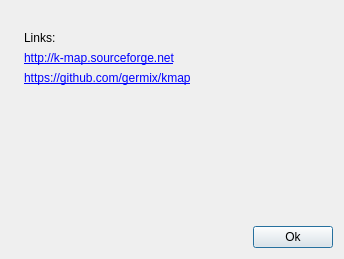
<?xml version="1.0" encoding="UTF-8"?>
<ui version="4.0">
 <class>AboutDialog</class>
 <widget class="QDialog" name="AboutDialog">
  <property name="geometry">
   <rect>
    <x>0</x>
    <y>0</y>
    <width>344</width>
    <height>259</height>
   </rect>
  </property>
  <property name="sizePolicy">
   <sizepolicy hsizetype="Fixed" vsizetype="Fixed">
    <horstretch>0</horstretch>
    <verstretch>0</verstretch>
   </sizepolicy>
  </property>
  <property name="windowTitle">
   <string>About</string>
  </property>
  <property name="whatsThis">
   <string notr="true"/>
  </property>
  <layout class="QGridLayout" name="gridLayout">
   <item row="7" column="0" colspan="2">
    <spacer name="horizontalSpacer">
     <property name="orientation">
      <enum>Qt::Horizontal</enum>
     </property>
     <property name="sizeHint" stdset="0">
      <size>
       <width>40</width>
       <height>20</height>
      </size>
     </property>
    </spacer>
   </item>
   <item row="6" column="0" colspan="3">
    <spacer name="verticalSpacer">
     <property name="orientation">
      <enum>Qt::Vertical</enum>
     </property>
     <property name="sizeHint" stdset="0">
      <size>
       <width>20</width>
       <height>40</height>
      </size>
     </property>
    </spacer>
   </item>
   <item row="0" column="1" colspan="2">
    <widget class="QLabel" name="label">
     <property name="text">
      <string/>
     </property>
    </widget>
   </item>
   <item row="7" column="2">
    <widget class="QPushButton" name="pushbutton_ok">
     <property name="sizePolicy">
      <sizepolicy hsizetype="Fixed" vsizetype="Fixed">
       <horstretch>0</horstretch>
       <verstretch>0</verstretch>
      </sizepolicy>
     </property>
     <property name="text">
      <string>Ok</string>
     </property>
    </widget>
   </item>
   <item row="0" column="0">
    <widget class="QLabel" name="label_image">
     <property name="sizePolicy">
      <sizepolicy hsizetype="Fixed" vsizetype="Fixed">
       <horstretch>0</horstretch>
       <verstretch>0</verstretch>
      </sizepolicy>
     </property>
     <property name="text">
      <string/>
     </property>
     <property name="pixmap">
      <pixmap resource="../res/resource.qrc">:/MainImage.png</pixmap>
     </property>
    </widget>
   </item>
   <item row="1" column="1">
    <widget class="QLabel" name="lblLinks">
     <property name="text">
      <string>Links:</string>
     </property>
    </widget>
   </item>
   <item row="3" column="1" colspan="2">
    <widget class="QLabel" name="lblLink2">
     <property name="text">
      <string>&lt;a href=&quot;https://github.com/germix/kmap&quot;&gt;https://github.com/germix/kmap&lt;/a&gt;</string>
     </property>
    </widget>
   </item>
   <item row="2" column="1" colspan="2">
    <widget class="QLabel" name="lblLink1">
     <property name="text">
      <string>&lt;a href=&quot;http://k-map.sourceforge.net&quot;&gt;http://k-map.sourceforge.net&lt;/a&gt;</string>
     </property>
    </widget>
   </item>
  </layout>
 </widget>
 <resources>
  <include location="../res/resource.qrc"/>
 </resources>
 <connections>
  <connection>
   <sender>pushbutton_ok</sender>
   <signal>clicked()</signal>
   <receiver>AboutDialog</receiver>
   <slot>accept()</slot>
   <hints>
    <hint type="sourcelabel">
     <x>251</x>
     <y>203</y>
    </hint>
    <hint type="destinationlabel">
     <x>149</x>
     <y>112</y>
    </hint>
   </hints>
  </connection>
 </connections>
</ui>
